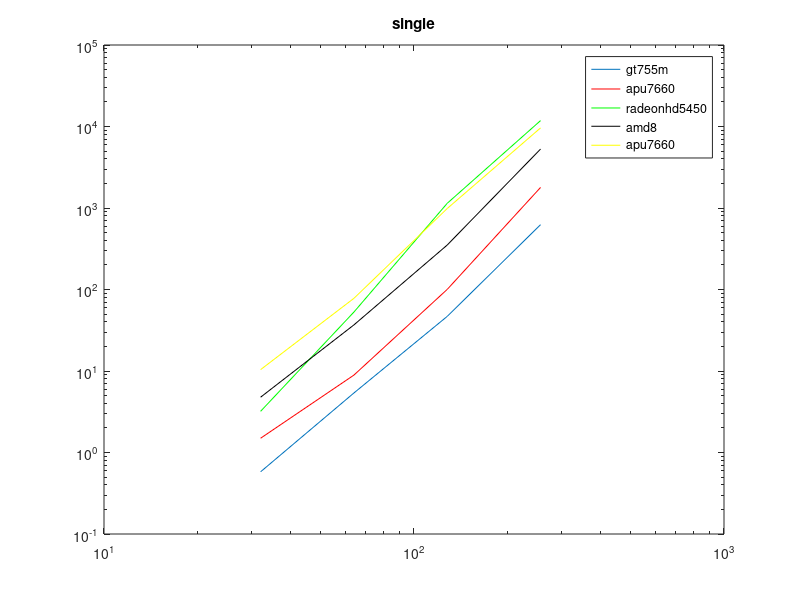
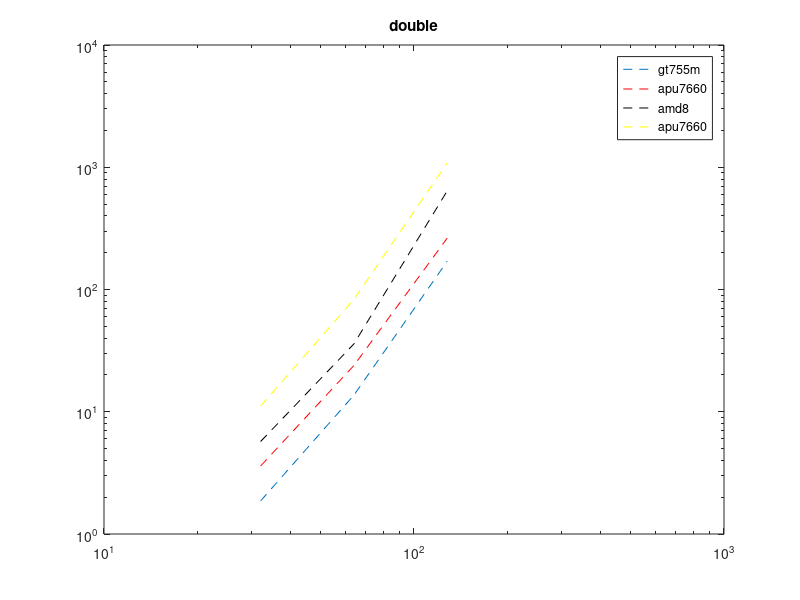

MATLAB code to generate these figures, in order:
clear all;
%time in s
gt755m=[579.687012,5375.347168,46808.058594,624360.250000]/1000;
apu7660=[1496.399048,8908.790039,100325.929688,1787113.375000]/1000;
radeonhd5450=[3202.301025,52885.824219,1142143.000000,11814113.000000]/1000;
size=32*2.^[0:3];
figure(1)
loglog(size,gt755m);
hold on;
loglog(size,apu7660,'r');
loglog(size,radeonhd5450,'g');
%cpu
amd8=[4770.107910,36781.402344,351339.875000,5285181.500000]/1000;
apu7660=[10395.011719,77926.992188,985603.062500,9611514.000000]/1000;
legend('gt755m','apu7660','radeonhd5450');
size=32*2.^[0:3];
loglog(size,amd8,'k');
loglog(size,apu7660,'y');
title('single');
legend('gt755m','apu7660','radeonhd5450','amd8','apu7660');

%double
figure(2)
gt755md=[1864.487000,13676.277000,170509.067000]/1000;
apu7660d=[3599.895000,23900.518000,263349.220000]/1000;
size=32*2.^[0:2];
loglog(size,gt755md,'--');
hold on;
loglog(size,apu7660d,'r--');
%cpu
amd8d=[5710.422000,35905.074000,641208.933000]/1000;
apu7660d=[11118.128000,82952.843000,1085063.368000]/1000;
size=32*2.^[0:2];
loglog(size,amd8d,'k--');
loglog(size,apu7660d,'y--');
title('double');
legend('gt755m','apu7660','amd8','apu7660');